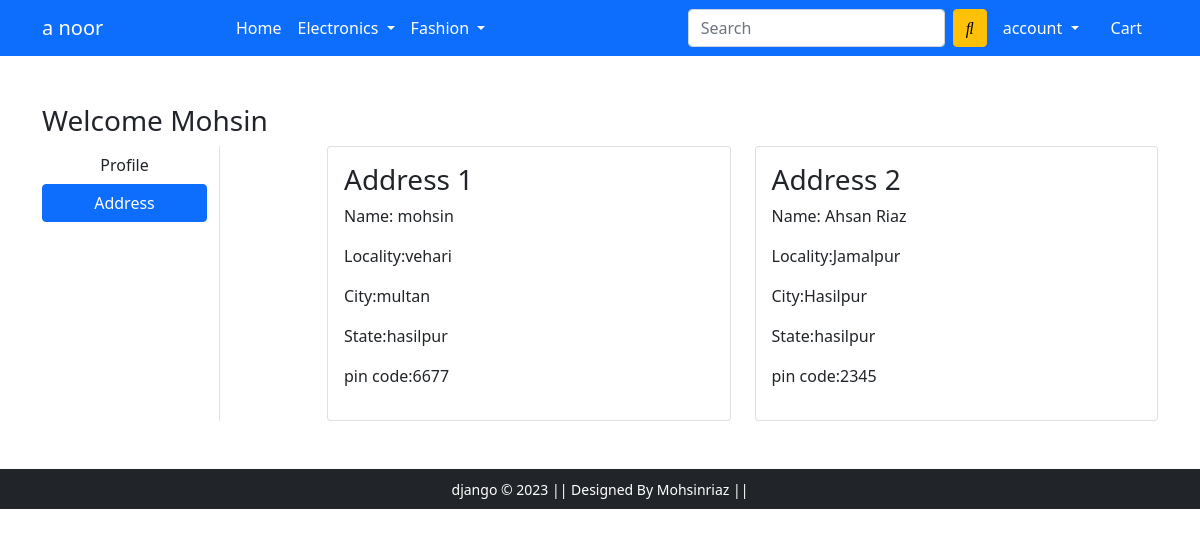
The app's page /address/ (signed in) with its own data.
### shopping_app/models.py (models this page shows, shortened)
class Customer(models.Model):
    user=models.ForeignKey(User,on_delete=models.CASCADE)
    name=models.CharField(max_length=200)
    locality=models.CharField(max_length=12)
    city=models.CharField(max_length=12)
    zipcode=models.IntegerField()
    state=models.CharField(choices=STATE_CHOICES,max_length=20)

### shopping_app/views.py (the view)
# urls.py: path('address/', views.address, name='address'),
@login_required
def address(request):
    add=Customer.objects.filter(user=request.user)
    return render(request, 'app/address.html',{'add':add,'active':'btn-primary'})

### shopping_app/templates/app/address.html (shortened to what this page needs)
{% extends 'app/base.html' %}
{% load static %}
{% block main-content %}
<div class="container my-5">
 <div class="row">
 <h3>Welcome <span class="text-capitalize">{{request.user}}</span></h3>
  <div class="col-sm-2 border-end" >
   <ul class="list-unstyled">
    <li class="d-grid"><a href="{% url 'profile' %}" class="btn ">Profile</a></li>
    <li class="d-grid"><a href="{% url 'address' %}" class="btn {{active}}">Address</a></li>
   </ul>
  </div>
  <div class="col-sm-9 offset-sm-1">
   <div class="row">
    {% for ad in add %}
    <div class="col-sm-6">
     <div class="card">
      <div class="card-body">
       <h3>Address {{forloop.counter}}</h3>
       <p>Name: {{ad.name}}</p>
       <p>Locality:{{ad.locality}}</p>
       <p>City:{{ad.city}}</p>
       <p>State:{{ad.state}}</p>
       <p>pin code:{{ad.zipcode  }}</p>
      </div>
     </div>
    </div>
    {% endfor %}
   </div>
  </div>
 </div>
</div>
{% endblock main-content %}

### records on screen
Customer: name "mohsin", locality "vehari", city "multan", state "hasilpur", zipcode "6677"
Customer: name "Ahsan Riaz", locality "Jamalpur", city "Hasilpur", state "hasilpur", zipcode "2345"

### other values on screen
{{ request.user }} "Mohsin"
